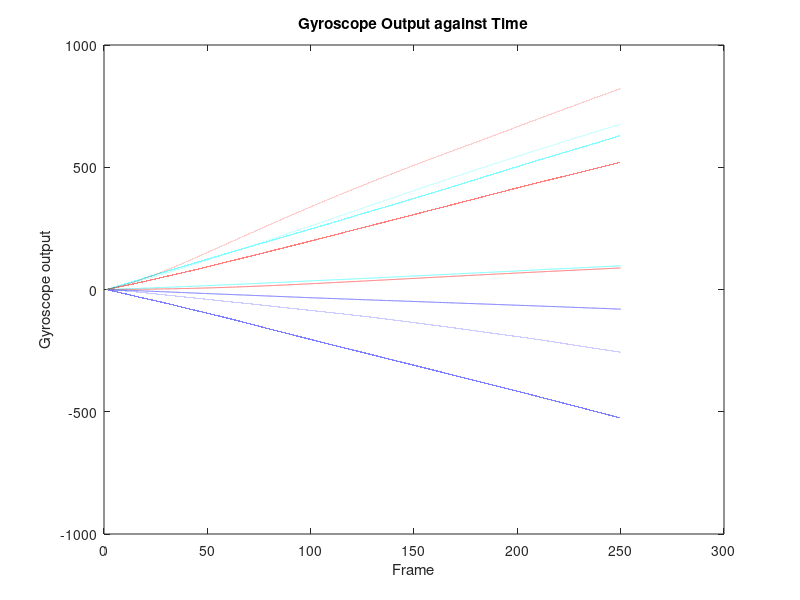

Write MATLAB code to recreate this figure. (Note: this script raises an error after producing the figure.)
%% Load data horizontal 1
horizontal1 = load('Orientation_horizontal_run1.mat');
time_sec1 = horizontal1.time_sec;
pitch_list1 = horizontal1.pitch_list;
roll_list1 = horizontal1.roll_list;
yaw_list1 = horizontal1.yaw_list;

%% Load data horizontal 2
horizontal2 = load('Orientation_horizontal_run2.mat');
time_sec2 = horizontal2.time_sec;
pitch_list2 = horizontal2.pitch_list;
roll_list2 = horizontal2.roll_list;
yaw_list2 = horizontal2.yaw_list;

%% Load data vertical 1
vertical1 = load('Orientation_vertical_run1.mat');
time_sec3 = vertical1.time_sec;
pitch_list3 = vertical1.pitch_list;
roll_list3 = vertical1.roll_list;
yaw_list3 = vertical1.yaw_list;

%% Plot figure
f10 = figure;
p1_1 = plot(time_sec1,pitch_list1,'b-'); 
hold on;
p1_2 = plot(time_sec1,yaw_list1,'r-'); 
hold on;
p1_3 = plot(time_sec1,roll_list1,'c-'); 
hold on;
p2_1 = plot(time_sec2,pitch_list2,'b--'); 
hold on;
p2_2 = plot(time_sec2,yaw_list2,'r--'); 
hold on;
p2_3 = plot(time_sec2,roll_list2,'c--'); 
hold on;
p3_1 = plot(time_sec3,pitch_list3,'b:'); 
hold on;
p3_2 = plot(time_sec3,yaw_list3,'r:'); 
hold on;
p3_3 = plot(time_sec3,roll_list3,'c:');
hold off;
title('Gyroscope Output against Time');
xlabel('Frame');
ylabel('Gyroscope output');
xlim([0 max(time_sec)])
grid on;
lgd = legend([p1_1,p1_2,p1_3,p2_1,p2_2,p2_3, p3_1,p3_2,p3_3], ...
    {'Pitch, horizontal run 1','Yaw, horizontal run 1','Roll, horizontal run 1', ...
    'Pitch, horizontal run 2','Yaw, horizontal run 2','Roll, horizontal run 2', ...
    'Pitch, vertical run 1','Yaw, vertical run 1','Roll, vertical run 1'},'Location','northwest');
